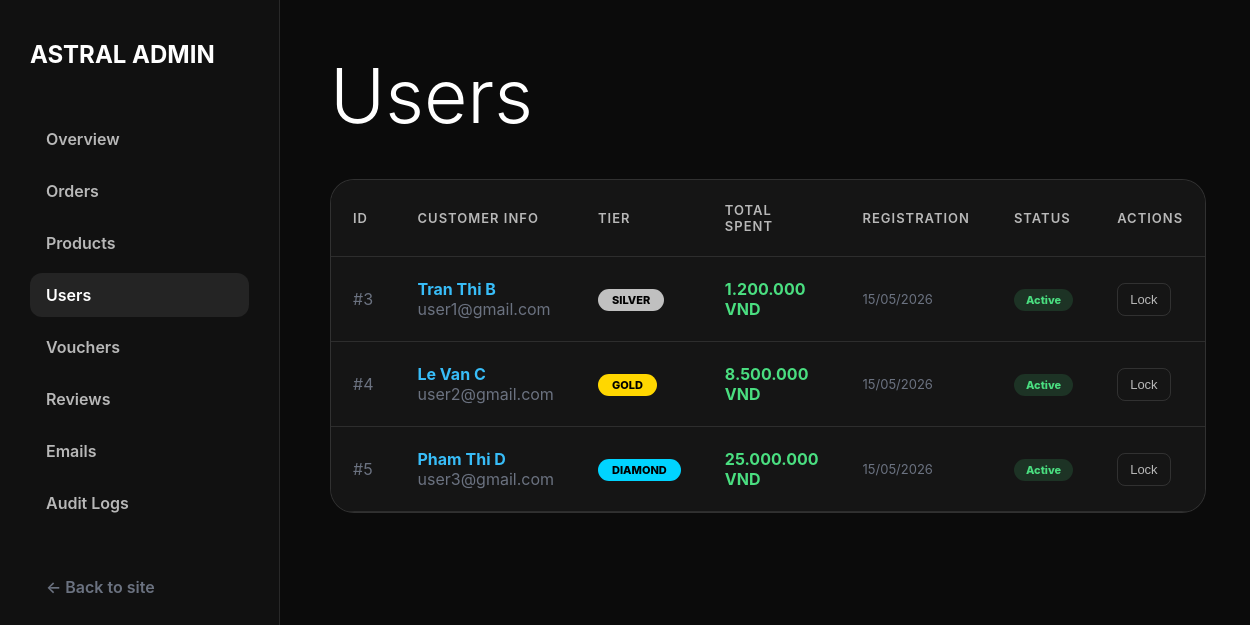
Before: /admin/users (signed in) with the older database file.
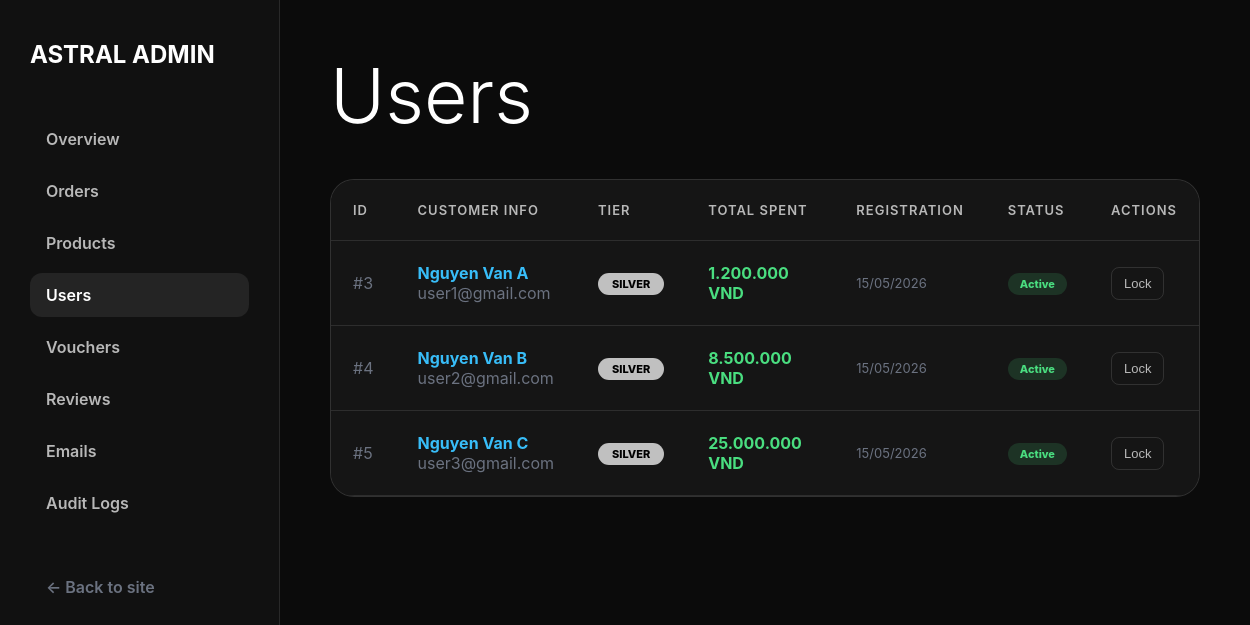
After: the same page with the newer database file.
### tables this page shows
CREATE TABLE users (
    id            INT UNSIGNED AUTO_INCREMENT PRIMARY KEY,
    name          VARCHAR(100)  NOT NULL,
    email         VARCHAR(150)  NOT NULL UNIQUE,
    password      VARCHAR(255)  NOT NULL,                         
    phone         VARCHAR(20)   DEFAULT NULL,
    avatar        VARCHAR(255)  DEFAULT 'default_avatar.png',
    role          ENUM('user','staff','admin') NOT NULL DEFAULT 'user',
     
    tier          ENUM('silver','gold','diamond') NOT NULL DEFAULT 'silver',
    total_spent   DECIMAL(15,2) NOT NULL DEFAULT 0.00,
    is_locked     TINYINT(1)    NOT NULL DEFAULT 0,               
    locked_reason VARCHAR(255)  DEFAULT NULL,
    is_verified   TINYINT(1)    NOT NULL DEFAULT 1,               
    verification_token VARCHAR(64) DEFAULT NULL,
    mfa_secret          VARCHAR(32)   DEFAULT NULL,
    mfa_enabled         TINYINT(1)    NOT NULL DEFAULT 0,
    created_at    TIMESTAMP     NOT NULL DEFAULT CURRENT_TIMESTAMP,
    updated_at    TIMESTAMP     NOT NULL DEFAULT CURRENT_TIMESTAMP ON UPDATE CURRENT_TIMESTAMP,

    INDEX idx_role (role),
    INDEX idx_tier (tier),
    INDEX idx_is_locked (is_locked)
);

### src/Controllers/AdminUserController.php (called while the page is built, shortened)
<?php
class AdminUserController extends Controller {
    public function index() {
        $customers = User::getAllCustomers();
        require_once __DIR__ . "/../Views/admin/users/index.php";
    }
}

### src/index.php (called while the page is built, shortened)
<?php
    $router = new Router();
    $router->get('/',           \App\Controllers\ProductController::class, 'index');
    $router->get('/plans',      \App\Controllers\ProductController::class, 'plans');
    $router->get('/product',    \App\Controllers\ProductController::class, 'detail');
    $router->get('/blog',       \App\Controllers\ProductController::class, 'blog');
    $router->get('/docs',       \App\Controllers\ProductController::class, 'docs');
    $router->get('/api/health', \App\Controllers\HealthController::class, 'index');
    $router->get('/api/service-status', \App\Controllers\ConsoleController::class, 'status');
    $router->get('/login',      \App\Controllers\AuthController::class, 'login');
    $router->post('/login',     \App\Controllers\AuthController::class, 'login');
    $router->get('/register',   \App\Controllers\AuthController::class, 'register');
    $router->post('/register',  \App\Controllers\AuthController::class, 'register');
    $router->get('/logout',     \App\Controllers\AuthController::class, 'logout');
    $router->get('/verify',     \App\Controllers\AuthController::class, 'verify');
    $router->get('/verify-otp', \App\Controllers\AuthController::class, 'showOtpForm');
    $router->post('/verify-otp',\App\Controllers\AuthController::class, 'showOtpForm');
    $router->get('/forgot-password',    \App\Controllers\PasswordResetController::class, 'forgot');
    $router->post('/forgot-password',   \App\Controllers\PasswordResetController::class, 'forgot');
    $router->get('/reset-password',     \App\Controllers\PasswordResetController::class, 'reset');
    $router->post('/reset-password',    \App\Controllers\PasswordResetController::class, 'reset');
    $router->get('/mfa-verify',     \App\Controllers\AuthController::class, 'mfaVerify');
    $router->post('/mfa-verify',    \App\Controllers\AuthController::class, 'mfaVerify');
    $router->get('/mfa-setup',      \App\Controllers\ProfileController::class, 'setupMfa');
    $router->post('/mfa-setup',     \App\Controllers\ProfileController::class, 'setupMfa');
    $router->get('/cart',           \App\Controllers\CartController::class, 'index');
    $router->post('/cart/add',      \App\Controllers\CartController::class, 'add');
    $router->post('/cart/remove',   \App\Controllers\CartController::class, 'remove');
    $router->post('/cart/update',   \App\Controllers\CartController::class, 'update');
    $router->get('/cart/count',     \App\Controllers\CartController::class, 'count');
    $router->get('/checkout',       \App\Controllers\CheckoutController::class, 'index');
    $router->post('/checkout/place-order',      \App\Controllers\CheckoutController::class, 'placeOrder');
    $router->get('/checkout/place-order',       \App\Controllers\CheckoutController::class, 'placeOrderGet');
    $router->get('/checkout/success',           \App\Controllers\CheckoutController::class, 'success');
    $router->post('/checkout/validate-voucher', \App\Controllers\CheckoutController::class, 'validateVoucher');
    $router->get('/payment/vnpay-return',   \App\Controllers\PaymentController::class, 'vnpayReturn');
    $router->get('/payment/vnpay-ipn',      \App\Controllers\PaymentController::class, 'vnpayIpn');
    $router->get('/orders',             \App\Controllers\OrderController::class, 'index');
    $router->get('/orders/invoice',     \App\Controllers\OrderController::class, 'invoice');
    $router->post('/orders/cancel',     \App\Controllers\OrderController::class, 'cancel');
    $router->post('/service/stop',      \App\Controllers\ServiceController::class, 'stop');
    $router->post('/service/start',     \App\Controllers\ServiceController::class, 'start');
    $router->post('/service/restart',   \App\Controllers\ServiceController::class, 'restart');
    $router->post('/service/rebuild',   \App\Controllers\ServiceController::class, 'rebuild');
    $router->get('/inbox',              \App\Controllers\InboxController::class, 'index');
    $router->post('/inbox/read',        \App\Controllers\InboxController::class, 'markRead');
    $router->get('/profile',            \App\Controllers\ProfileController::class, 'index');
    $router->post('/profile/update',    \App\Controllers\ProfileController::class, 'update');
    $router->get('/console',            \App\Controllers\ConsoleController::class, 'index');
    $router->get('/admin/orders',           \App\Controllers\AdminOrderController::class, 'index');
    $router->get('/admin/orders/invoice',   \App\Controllers\AdminOrderController::class, 'invoice');
    $router->post('/admin/orders/update',   \App\Controllers\AdminOrderController::class, 'update');
    $router->get('/admin/products',         \App\Controllers\AdminProductController::class, 'index');
    $router->post('/admin/products/store',  \App\Controllers\AdminProductController::class, 'store');
    $router->post('/admin/products/update', \App\Controllers\AdminProductController::class, 'update');
    $router->post('/admin/products/toggle', \App\Controllers\AdminProductController::class, 'toggle');
    $router->get('/admin',                  \App\Controllers\AdminDashboardController::class, 'index');
    $router->get('/admin/dashboard',        \App\Controllers\AdminDashboardController::class, 'index');
    $router->get('/admin/users',            \App\Controllers\AdminUserController::class, 'index');
    $router->post('/admin/users/toggle-lock', \App\Controllers\AdminUserController::class, 'toggleLock');
    $router->get('/admin/vouchers',         \App\Controllers\AdminVoucherController::class, 'index');
    $router->post('/admin/vouchers/store',  \App\Controllers\AdminVoucherController::class, 'store');
    $router->post('/admin/vouchers/toggle', \App\Controllers\AdminVoucherController::class, 'toggle');
    $router->get('/admin/reviews',          \App\Controllers\AdminReviewController::class, 'index');
    $router->post('/admin/reviews/toggle',   \App\Controllers\AdminReviewController::class, 'toggle');
    $router->get('/admin/emails',           \App\Controllers\AdminEmailController::class, 'index');
    $router->post('/admin/emails/send',     \App\Controllers\AdminEmailController::class, 'send');
    $router->get('/admin/audit-logs',      \App\Controllers\AdminAuditLogController::class, 'index');
    $router->post('/review/submit',        \App\Controllers\ReviewController::class, 'submit');
    $router->dispatch();

### src/Models/User.php (called while the page is built, shortened)
<?php
class User {
    public static function getAllCustomers(): array {
        $pdo = Database::getConnection();
        $sql = "
            SELECT id, name, email, phone, tier, total_spent, is_locked, created_at
            FROM users
            WHERE role = 'user'
            ORDER BY created_at DESC
        ";
        return $pdo->query($sql)->fetchAll(\PDO::FETCH_ASSOC);
    }
}

### src/Views/admin/users/index.php (the view, shortened to what the changed rows need)
<!DOCTYPE html>
<html lang="en">
<head>
    <link rel="stylesheet" href="/css/base.css">
</head>
<body>
    <div class="admin-layout">
        <div class="admin-sidebar">
            <h2>ASTRAL ADMIN</h2>
        </div>
        <div class="admin-content">
            <h1>Users</h1>
            <div style="background:#151515;border-radius:24px;border:1px solid rgba(255,255,255,0.12);overflow:hidden;">
                <div class="table-responsive">
                    <table class="admin-table">
                        <thead>
                            <tr>
                                <th>ID</th>
                                <th>Customer Info</th>
                                <th>Tier</th>
                                <th>Total Spent</th>
                                <th>Registration</th>
                                <th>Status</th>
                                <th>Actions</th>
                            </tr>
                        </thead>
                        <tbody>
                            <?php foreach ($customers as $user): ?>
                                <tr>
                                    <td style="color:#6b7280;">#<?= $user['id'] ?></td>
                                    <td>
                                        <div class="fw-bold" style="color:#38bdf8;"><?= htmlspecialchars($user['name']) ?></div>
                                        <span class="text-muted"><?= htmlspecialchars($user['email']) ?></span>
                                    </td>
                                    <td>
                                        <span class="tier-badge <?= $user['tier'] ?>"><?= strtoupper($user['tier']) ?></span>
                                    </td>
                                    <td class="fw-bold" style="color:#4ade80;"><?= number_format($user['total_spent'], 0, ',', '.') ?> VND</td>
                                    <td style="color:#6b7280;font-size:13px;"><?= date('d/m/Y', strtotime($user['created_at'])) ?></td>
                                    <td>
                                        <span class="user-status <?= $user['is_locked'] ? 'locked' : 'active' ?>"><?= $user['is_locked'] ? 'Locked' : 'Active' ?></span>
                                    </td>
                                    <td>
                                        <form action="/admin/users/toggle-lock" method="POST" onsubmit="return confirm('Are you sure you want to <?= $user['is_locked'] ? 'UNLOCK' : 'LOCK' ?> this account?');">
                                            <button type="submit" class="action-btn <?= $user['is_locked'] ? 'success' : 'danger' ?>">
                                                <?= $user['is_locked'] ? 'Unlock' : 'Lock' ?>
                                            </button>
                                        </form>
                                    </td>
                                </tr>
                            <?php endforeach; ?>
                        </tbody>
                    </table>
                </div>
            </div>
        </div>
    </div>
</body>
</html>

Changed rows visible on the page:
changed users "user1@gmail.com": name "Tran Thi B" → "Nguyen Van A"
changed users "user2@gmail.com": name "Le Van C" → "Nguyen Van B"; tier "GOLD" → "SILVER"
changed users "user3@gmail.com": name "Pham Thi D" → "Nguyen Van C"; tier "DIAMOND" → "SILVER"
